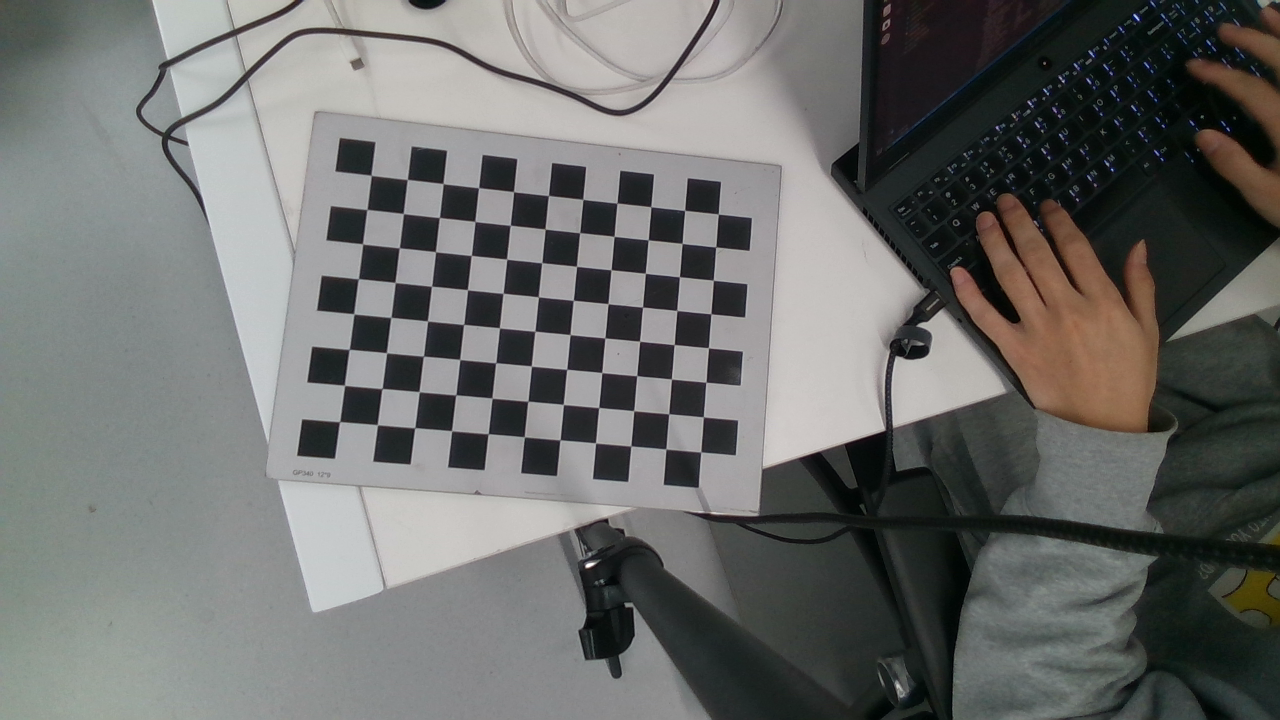
#> input picture pic/realsence_415/1.png, 1280 x 720 px; its folder holds only this picture in this run
$ python realsence_415.py
#> lines starting #> are read from the running program, lines starting #| are printed output that depends on the picture; after the words box and inside, x2 and y2 are one past the last pixel; in counts of white or black regions, pixels touching at a corner belong together; long printed decimals are rounded
### calibrate_helper.py
# -*- coding: utf-8 -*-
"""
Calibrate the Camera with Zhang Zhengyou Method.

By You Zhiyuan, 2022.07.04, zhiyuanyou@foxmail.com
"""

import os
import glob

import cv2
import numpy as np


class Calibrator(object):
    def __init__(self, img_dir, shape_inner_corner, size_grid, visualization=True):
        """
        --parameters--
        img_dir: the directory that save images for calibration, str
        shape_inner_corner: the shape of inner corner, Array of int, (h, w)
        size_grid: the real size of a grid in calibrator, float
        visualization: whether visualization, bool
        """
        self.img_dir = img_dir
        self.shape_inner_corner = shape_inner_corner
        self.size_grid = size_grid
        self.visualization = visualization
        self.mat_intri = None # intrinsic matrix
        self.coff_dis = None # cofficients of distortion

        # create the conner in world space
        w, h = shape_inner_corner
        # cp_int: corner point in int form, save the coordinate of corner points in world sapce in 'int' form
        # like (0,0,0), (1,0,0), (2,0,0) ...., (10,7,0)
        cp_int = np.zeros((w * h, 3), np.float32)
        cp_int[:,:2] = np.mgrid[0:w,0:h].T.reshape(-1,2)
        # cp_world: corner point in world space, save the coordinate of corner points in world space
        self.cp_world = cp_int * size_grid

        # images
        self.img_paths = []
        for extension in ["jpg", "png", "jpeg"]:
            self.img_paths += glob.glob(os.path.join(img_dir, "*.{}".format(extension)))
        assert len(self.img_paths), "No images for calibration found!"


    def calibrate_camera(self):
        w, h = self.shape_inner_corner
        # criteria: only for subpix calibration, which is not used here
        # criteria = (cv2.TERM_CRITERIA_EPS + cv2.TERM_CRITERIA_MAX_ITER, 30, 0.001)
        points_world = [] # the points in world space
        points_pixel = [] # the points in pixel space (relevant to points_world)
        for img_path in self.img_paths:
            img = cv2.imread(img_path)
#> img is the input picture: shape (720, 1280, 3); mean B, G, R 107.8, 109.9, 108.9
            gray_img = cv2.cvtColor(img, cv2.COLOR_BGR2GRAY)
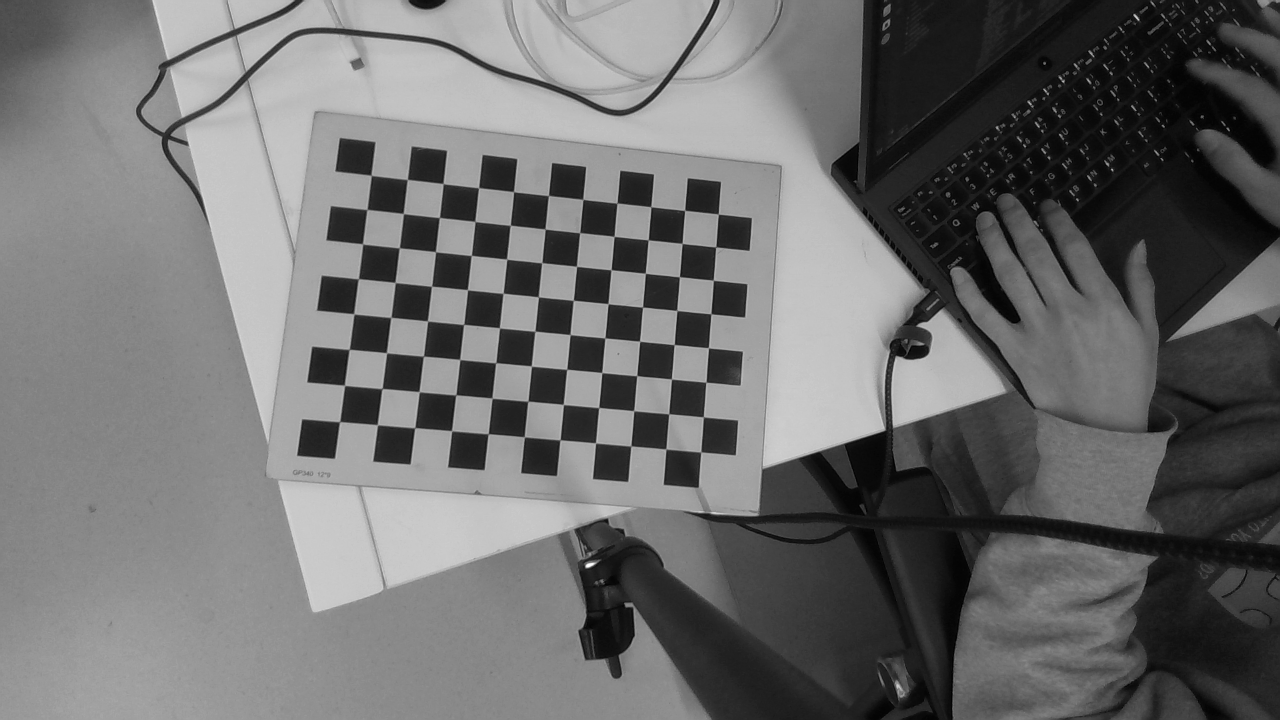
#> gray_img: shape (720, 1280); min 0, max 255, mean 109.3
            # find the corners, cp_img: corner points in pixel space
            ret, cp_img = cv2.findChessboardCorners(gray_img, (w, h), None)
#> ret = True; cp_img = 88 rows, first 8: [371.2, 175.3], [407.4, 179.4], [443, 183.4], [478.6, 187.8], [513.4, 191.5], [548.5, 195.4], [582.9, 199.4], [617, 203]
            # if ret is True, save
            if ret:
                # cv2.cornerSubPix(gray_img, cp_img, (11,11), (-1,-1), criteria)
                points_world.append(self.cp_world)
                points_pixel.append(cp_img)
                # view the corners
                if self.visualization:
                    cv2.drawChessboardCorners(img, (w, h), cp_img, ret)
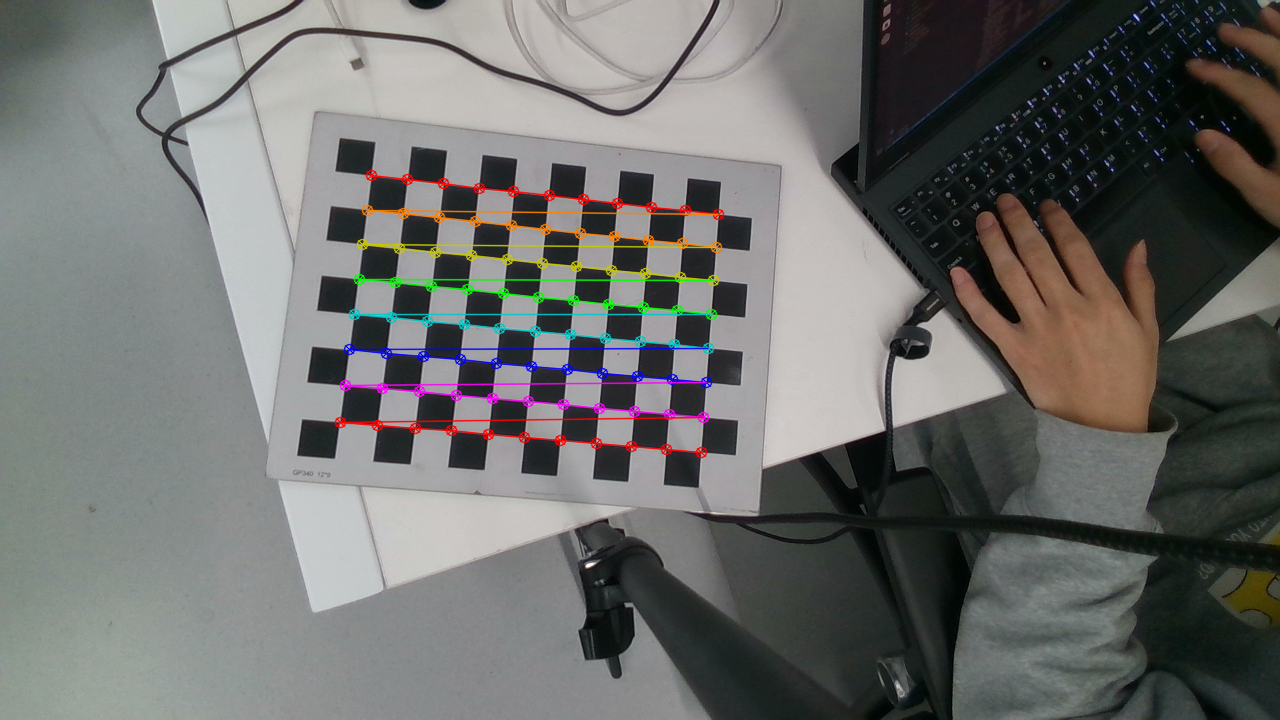
#> img: shape (720, 1280, 3); 2.44% of pixels changed, all inside (x1, y1, x2, y2) = (334, 169, 725, 459)
                    cv2.imshow('FoundCorners', img)
                    cv2.waitKey(500)

        # calibrate the camera
        ret, mat_intri, coff_dis, v_rot, v_trans = cv2.calibrateCamera(points_world, points_pixel, gray_img.shape[::-1], None, None)
#> ret = 0.17; mat_intri = [[863, 0, 663.8], [0, 869, 381.2], [0, 0, 1]]; coff_dis = [[-0.029, 0.926, 0.000178, -0.00106, -2.97]]; v_rot = ([-0.132, -0.0842, 0.0854],); v_trans = ([-0.166, -0.116, 0.495],)
        print ("ret: {}".format(ret))
#| ret: 0.1703
        print ("intrinsic matrix(内参矩阵): \n {}".format(mat_intri))
#| intrinsic matrix(内参矩阵):
#|  [[863.002   0.         663.793]
#|  [  0.         869.028 381.245]
#|  [  0.           0.           1.        ]]
        # in the form of (k_1, k_2, p_1, p_2, k_3)
        print ("distortion cofficients(畸变参数): \n {}".format(coff_dis))
#| distortion cofficients(畸变参数):
#|  [[-2.90001984e-02  9.26305022e-01  1.78423467e-04 -1.06061878e-03
#|   -2.96715984e+00]]
        print ("rotation vectors(旋转向量): \n {}".format(v_rot))
#| rotation vectors(旋转向量):
#|  (array([[-0.1319 ],
#|        [-0.0842],
#|        [ 0.08536]]),)
        print ("translation vectors(平移向量): \n {}".format(v_trans))
#| translation vectors(平移向量):
#|  (array([[-0.1664],
#|        [-0.1164],
#|        [ 0.4949]]),)

        # calculate the error of reproject
        total_error = 0
        for i in range(len(points_world)):
            points_pixel_repro, _ = cv2.projectPoints(points_world[i], v_rot[i], v_trans[i], mat_intri, coff_dis)
            error = cv2.norm(points_pixel[i], points_pixel_repro, cv2.NORM_L2) / len(points_pixel_repro)
            total_error += error
#> this loop made 1 pass
#> (error, total_error) on pass 1: (0.0182, 0.0182)
#> after the loop, total_error = 0.0182
        print("Average error of reproject(重投影的平均误差): {}".format(total_error / len(points_world)))
#| Average error of reproject(重投影的平均误差): 0.01815

        self.mat_intri = mat_intri
#> self.mat_intri = [[863, 0, 663.8], [0, 869, 381.2], [0, 0, 1]]
        self.coff_dis = coff_dis
#> self.coff_dis = [[-0.029, 0.926, 0.000178, -0.00106, -2.97]]
        return mat_intri, coff_dis


    # [17 lines left out: function dedistortion, not called in this run]

### realsence_415.py
# -*- coding: utf-8 -*-
"""
Calibrate the Camera with Zhang Zhengyou Method.
Picture File Folder: "./pic/RGB_camera_calib_img/", Without Distortion.

By You Zhiyuan, 2022.07.04, zhiyuanyou@foxmail.com
"""

import os

from calibrate_helper import Calibrator


def main():
    img_dir = "./pic/realsence_415"
    shape_inner_corner = (11, 8)
    size_grid = 0.02
    # create calibrator
    calibrator = Calibrator(img_dir, shape_inner_corner, size_grid)
    # calibrate the camera
    mat_intri, coff_dis = calibrator.calibrate_camera()
#> mat_intri = [[863, 0, 663.8], [0, 869, 381.2], [0, 0, 1]]; coff_dis = [[-0.029, 0.926, 0.000178, -0.00106, -2.97]]

if __name__ == '__main__':
    main()
